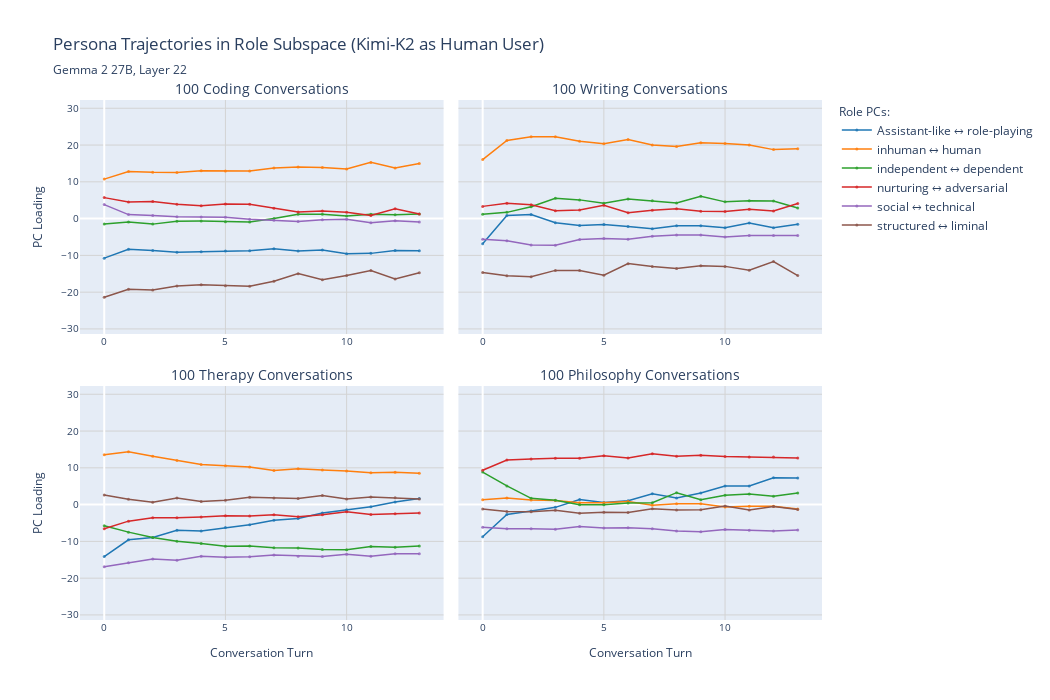

Here is the notebook cell this chart was saved with:
### Code cell
# Example usage (commented out):
role_domain_projs = {domain: pc_projection(instruct[domain][1::2], role_results, components) 
                     for domain in domains}
fig = plot_domain_subplots(role_domain_projs, 
                           f"Persona Trajectories in Role Subspace ({auditor_model.title()} as Human User)", 
                           role_pc_titles, 
                           space_type="role")
fig.show()
fig.write_html(f"{plot_output_dir}/domains_role.html")

### Figure 1 — Plotly figure (JSON) as saved in the notebook; plotly's stock layout.template omitted (floating-point values rounded to 4 significant figures)
{"data": [{"hovertemplate": "<b>%{fullData.name}</b><br>Turn: %{x}<br>Projection: %{y:.3f}<br><extra></extra>", "legendgroup": "Assistant-like ↔ role-playing", "line": {"color": "#1f77b4", "width": 1.5}, "marker": {"color": "#1f77b4", "opacity": 0.8, "size": 3}, "mode": "lines+markers", "name": "Assistant-like ↔ role-playing", "showlegend": true, "type": "scatter", "x": [0, 1, 2, 3, 4, 5, 6, 7, 8, 9, 10, 11, 12, 13], "xaxis": "x", "y": [-10.75, -8.34, -8.693, -9.115, -9.009, -8.833, -8.763, -8.176, -8.804, -8.552, -9.586, -9.455, -8.687, -8.761], "yaxis": "y"}, {"hovertemplate": "<b>%{fullData.name}</b><br>Turn: %{x}<br>Projection: %{y:.3f}<br><extra></extra>", "legendgroup": "inhuman ↔ human", "line": {"color": "#ff7f0e", "width": 1.5}, "marker": {"color": "#ff7f0e", "opacity": 0.8, "size": 3}, "mode": "lines+markers", "name": "inhuman ↔ human", "showlegend": true, "type": "scatter", "x": [0, 1, 2, 3, 4, 5, 6, 7, 8, 9, 10, 11, 12, 13], "xaxis": "x", "y": [10.74, 12.8, 12.58, 12.53, 13.03, 12.94, 12.94, 13.74, 14.0, 13.89, 13.48, 15.29, 13.77, 15.0], "yaxis": "y"}, {"hovertemplate": "<b>%{fullData.name}</b><br>Turn: %{x}<br>Projection: %{y:.3f}<br><extra></extra>", "legendgroup": "independent ↔ dependent", "line": {"color": "#2ca02c", "width": 1.5}, "marker": {"color": "#2ca02c", "opacity": 0.8, "size": 3}, "mode": "lines+markers", "name": "independent ↔ dependent", "showlegend": true, "type": "scatter", "x": [0, 1, 2, 3, 4, 5, 6, 7, 8, 9, 10, 11, 12, 13], "xaxis": "x", "y": [-1.484, -0.9517, -1.5, -0.7212, -0.6811, -0.8363, -0.8974, 0.006398, 1.191, 1.179, 0.6767, 1.154, 1.057, 1.243], "yaxis": "y"}, {"hovertemplate": "<b>%{fullData.name}</b><br>Turn: %{x}<br>Projection: %{y:.3f}<br><extra></extra>", "legendgroup": "nurturing ↔ adversarial", "line": {"color": "#d62728", "width": 1.5}, "marker": {"color": "#d62728", "opacity": 0.8, "size": 3}, "mode": "lines+markers", "name": "nurturing ↔ adversarial", "showlegend": true, "type": "scatter", "x": [0, 1, 2, 3, 4, 5, 6, 7, 8, 9, 10, 11, 12, 13], "xaxis": "x", "y": [5.705, 4.545, 4.639, 3.909, 3.505, 3.984, 3.87, 2.825, 1.82, 2.047, 1.747, 0.8705, 2.701, 1.247], "yaxis": "y"}, {"hovertemplate": "<b>%{fullData.name}</b><br>Turn: %{x}<br>Projection: %{y:.3f}<br><extra></extra>", "legendgroup": "social ↔ technical", "line": {"color": "#9467bd", "width": 1.5}, "marker": {"color": "#9467bd", "opacity": 0.8, "size": 3}, "mode": "lines+markers", "name": "social ↔ technical", "showlegend": true, "type": "scatter", "x": [0, 1, 2, 3, 4, 5, 6, 7, 8, 9, 10, 11, 12, 13], "xaxis": "x", "y": [3.814, 1.082, 0.8257, 0.4829, 0.4361, 0.3528, -0.1489, -0.4588, -0.8217, -0.3116, -0.1618, -1.15, -0.5623, -0.9093], "yaxis": "y"}, {"hovertemplate": "<b>%{fullData.name}</b><br>Turn: %{x}<br>Projection: %{y:.3f}<br><extra></extra>", "legendgroup": "structured ↔ liminal", "line": {"color": "#8c564b", "width": 1.5}, "marker": {"color": "#8c564b", "opacity": 0.8, "size": 3}, "mode": "lines+markers", "name": "structured ↔ liminal", "showlegend": true, "type": "scatter", "x": [0, 1, 2, 3, 4, 5, 6, 7, 8, 9, 10, 11, 12, 13], "xaxis": "x", "y": [-21.38, -19.21, -19.4, -18.34, -18.0, -18.24, -18.41, -17.02, -14.96, -16.62, -15.49, -14.11, -16.39, -14.72], "yaxis": "y"}, {"hovertemplate": "<b>%{fullData.name}</b><br>Turn: %{x}<br>Projection: %{y:.3f}<br><extra></extra>", "legendgroup": "Assistant-like ↔ role-playing", "line": {"color": "#1f77b4", "width": 1.5}, "marker": {"color": "#1f77b4", "opacity": 0.8, "size": 3}, "mode": "lines+markers", "name": "Assistant-like ↔ role-playing", "showlegend": false, "type": "scatter", "x": [0, 1, 2, 3, 4, 5, 6, 7, 8, 9, 10, 11, 12, 13], "xaxis": "x2", "y": [-6.85, 0.8185, 1.114, -1.117, -1.846, -1.62, -2.142, -2.732, -1.962, -1.913, -2.462, -1.196, -2.484, -1.522], "yaxis": "y2"}, {"hovertemplate": "<b>%{fullData.name}</b><br>Turn: %{x}<br>Projection: %{y:.3f}<br><extra></extra>", "legendgroup": "inhuman ↔ human", "line": {"color": "#ff7f0e", "width": 1.5}, "marker": {"color": "#ff7f0e", "opacity": 0.8, "size": 3}, "mode": "lines+markers", "name": "inhuman ↔ human", "showlegend": false, "type": "scatter", "x": [0, 1, 2, 3, 4, 5, 6, 7, 8, 9, 10, 11, 12, 13], "xaxis": "x2", "y": [16.06, 21.25, 22.23, 22.25, 21.04, 20.37, 21.51, 20.03, 19.58, 20.6, 20.4, 20.0, 18.75, 18.97], "yaxis": "y2"}, {"hovertemplate": "<b>%{fullData.name}</b><br>Turn: %{x}<br>Projection: %{y:.3f}<br><extra></extra>", "legendgroup": "independent ↔ dependent", "line": {"color": "#2ca02c", "width": 1.5}, "marker": {"color": "#2ca02c", "opacity": 0.8, "size": 3}, "mode": "lines+markers", "name": "independent ↔ dependent", "showlegend": false, "type": "scatter", "x": [0, 1, 2, 3, 4, 5, 6, 7, 8, 9, 10, 11, 12, 13], "xaxis": "x2", "y": [1.186, 1.696, 3.237, 5.53, 5.089, 4.17, 5.332, 4.861, 4.224, 6.083, 4.55, 4.882, 4.793, 2.904], "yaxis": "y2"}, {"hovertemplate": "<b>%{fullData.name}</b><br>Turn: %{x}<br>Projection: %{y:.3f}<br><extra></extra>", "legendgroup": "nurturing ↔ adversarial", "line": {"color": "#d62728", "width": 1.5}, "marker": {"color": "#d62728", "opacity": 0.8, "size": 3}, "mode": "lines+markers", "name": "nurturing ↔ adversarial", "showlegend": false, "type": "scatter", "x": [0, 1, 2, 3, 4, 5, 6, 7, 8, 9, 10, 11, 12, 13], "xaxis": "x2", "y": [3.322, 4.181, 3.745, 2.12, 2.308, 3.602, 1.575, 2.292, 2.692, 2.011, 1.924, 2.565, 2.078, 4.102], "yaxis": "y2"}, {"hovertemplate": "<b>%{fullData.name}</b><br>Turn: %{x}<br>Projection: %{y:.3f}<br><extra></extra>", "legendgroup": "social ↔ technical", "line": {"color": "#9467bd", "width": 1.5}, "marker": {"color": "#9467bd", "opacity": 0.8, "size": 3}, "mode": "lines+markers", "name": "social ↔ technical", "showlegend": false, "type": "scatter", "x": [0, 1, 2, 3, 4, 5, 6, 7, 8, 9, 10, 11, 12, 13], "xaxis": "x2", "y": [-5.627, -6.031, -7.198, -7.271, -5.693, -5.381, -5.588, -4.782, -4.486, -4.483, -4.971, -4.597, -4.588, -4.577], "yaxis": "y2"}, {"hovertemplate": "<b>%{fullData.name}</b><br>Turn: %{x}<br>Projection: %{y:.3f}<br><extra></extra>", "legendgroup": "structured ↔ liminal", "line": {"color": "#8c564b", "width": 1.5}, "marker": {"color": "#8c564b", "opacity": 0.8, "size": 3}, "mode": "lines+markers", "name": "structured ↔ liminal", "showlegend": false, "type": "scatter", "x": [0, 1, 2, 3, 4, 5, 6, 7, 8, 9, 10, 11, 12, 13], "xaxis": "x2", "y": [-14.66, -15.52, -15.78, -14.08, -14.12, -15.38, -12.24, -13.05, -13.56, -12.82, -12.99, -14.02, -11.67, -15.49], "yaxis": "y2"}, {"hovertemplate": "<b>%{fullData.name}</b><br>Turn: %{x}<br>Projection: %{y:.3f}<br><extra></extra>", "legendgroup": "Assistant-like ↔ role-playing", "line": {"color": "#1f77b4", "width": 1.5}, "marker": {"color": "#1f77b4", "opacity": 0.8, "size": 3}, "mode": "lines+markers", "name": "Assistant-like ↔ role-playing", "showlegend": false, "type": "scatter", "x": [0, 1, 2, 3, 4, 5, 6, 7, 8, 9, 10, 11, 12, 13], "xaxis": "x3", "y": [-14.12, -9.57, -8.917, -6.978, -7.152, -6.228, -5.499, -4.268, -3.757, -2.292, -1.433, -0.6042, 0.7216, 1.63], "yaxis": "y3"}, {"hovertemplate": "<b>%{fullData.name}</b><br>Turn: %{x}<br>Projection: %{y:.3f}<br><extra></extra>", "legendgroup": "inhuman ↔ human", "line": {"color": "#ff7f0e", "width": 1.5}, "marker": {"color": "#ff7f0e", "opacity": 0.8, "size": 3}, "mode": "lines+markers", "name": "inhuman ↔ human", "showlegend": false, "type": "scatter", "x": [0, 1, 2, 3, 4, 5, 6, 7, 8, 9, 10, 11, 12, 13], "xaxis": "x3", "y": [13.54, 14.36, 13.18, 12.01, 10.94, 10.56, 10.22, 9.271, 9.719, 9.399, 9.153, 8.628, 8.819, 8.542], "yaxis": "y3"}, {"hovertemplate": "<b>%{fullData.name}</b><br>Turn: %{x}<br>Projection: %{y:.3f}<br><extra></extra>", "legendgroup": "independent ↔ dependent", "line": {"color": "#2ca02c", "width": 1.5}, "marker": {"color": "#2ca02c", "opacity": 0.8, "size": 3}, "mode": "lines+markers", "name": "independent ↔ dependent", "showlegend": false, "type": "scatter", "x": [0, 1, 2, 3, 4, 5, 6, 7, 8, 9, 10, 11, 12, 13], "xaxis": "x3", "y": [-5.725, -7.489, -8.943, -9.968, -10.59, -11.34, -11.28, -11.72, -11.83, -12.19, -12.26, -11.41, -11.6, -11.27], "yaxis": "y3"}, {"hovertemplate": "<b>%{fullData.name}</b><br>Turn: %{x}<br>Projection: %{y:.3f}<br><extra></extra>", "legendgroup": "nurturing ↔ adversarial", "line": {"color": "#d62728", "width": 1.5}, "marker": {"color": "#d62728", "opacity": 0.8, "size": 3}, "mode": "lines+markers", "name": "nurturing ↔ adversarial", "showlegend": false, "type": "scatter", "x": [0, 1, 2, 3, 4, 5, 6, 7, 8, 9, 10, 11, 12, 13], "xaxis": "x3", "y": [-6.587, -4.497, -3.583, -3.598, -3.37, -3.002, -3.092, -2.765, -3.294, -2.784, -1.928, -2.668, -2.502, -2.297], "yaxis": "y3"}, {"hovertemplate": "<b>%{fullData.name}</b><br>Turn: %{x}<br>Projection: %{y:.3f}<br><extra></extra>", "legendgroup": "social ↔ technical", "line": {"color": "#9467bd", "width": 1.5}, "marker": {"color": "#9467bd", "opacity": 0.8, "size": 3}, "mode": "lines+markers", "name": "social ↔ technical", "showlegend": false, "type": "scatter", "x": [0, 1, 2, 3, 4, 5, 6, 7, 8, 9, 10, 11, 12, 13], "xaxis": "x3", "y": [-16.9, -15.79, -14.79, -15.12, -14.06, -14.35, -14.19, -13.73, -14.02, -14.12, -13.47, -14.06, -13.34, -13.37], "yaxis": "y3"}, {"hovertemplate": "<b>%{fullData.name}</b><br>Turn: %{x}<br>Projection: %{y:.3f}<br><extra></extra>", "legendgroup": "structured ↔ liminal", "line": {"color": "#8c564b", "width": 1.5}, "marker": {"color": "#8c564b", "opacity": 0.8, "size": 3}, "mode": "lines+markers", "name": "structured ↔ liminal", "showlegend": false, "type": "scatter", "x": [0, 1, 2, 3, 4, 5, 6, 7, 8, 9, 10, 11, 12, 13], "xaxis": "x3", "y": [2.596, 1.486, 0.6201, 1.765, 0.8536, 1.165, 2.011, 1.824, 1.692, 2.465, 1.533, 2.033, 1.829, 1.557], "yaxis": "y3"}, {"hovertemplate": "<b>%{fullData.name}</b><br>Turn: %{x}<br>Projection: %{y:.3f}<br><extra></extra>", "legendgroup": "Assistant-like ↔ role-playing", "line": {"color": "#1f77b4", "width": 1.5}, "marker": {"color": "#1f77b4", "opacity": 0.8, "size": 3}, "mode": "lines+markers", "name": "Assistant-like ↔ role-playing", "showlegend": false, "type": "scatter", "x": [0, 1, 2, 3, 4, 5, 6, 7, 8, 9, 10, 11, 12, 13], "xaxis": "x4", "y": [-8.724, -2.697, -1.714, -0.7503, 1.371, 0.59, 1.068, 2.937, 1.792, 3.131, 5.029, 5.085, 7.284, 7.244], "yaxis": "y4"}, {"hovertemplate": "<b>%{fullData.name}</b><br>Turn: %{x}<br>Projection: %{y:.3f}<br><extra></extra>", "legendgroup": "inhuman ↔ human", "line": {"color": "#ff7f0e", "width": 1.5}, "marker": {"color": "#ff7f0e", "opacity": 0.8, "size": 3}, "mode": "lines+markers", "name": "inhuman ↔ human", "showlegend": false, "type": "scatter", "x": [0, 1, 2, 3, 4, 5, 6, 7, 8, 9, 10, 11, 12, 13], "xaxis": "x4", "y": [1.33, 1.778, 1.236, 1.125, 0.5145, 0.5094, 0.8172, -0.1848, 0.2151, 0.2238, -0.65, -0.4292, -0.4395, -1.194], "yaxis": "y4"}, {"hovertemplate": "<b>%{fullData.name}</b><br>Turn: %{x}<br>Projection: %{y:.3f}<br><extra></extra>", "legendgroup": "independent ↔ dependent", "line": {"color": "#2ca02c", "width": 1.5}, "marker": {"color": "#2ca02c", "opacity": 0.8, "size": 3}, "mode": "lines+markers", "name": "independent ↔ dependent", "showlegend": false, "type": "scatter", "x": [0, 1, 2, 3, 4, 5, 6, 7, 8, 9, 10, 11, 12, 13], "xaxis": "x4", "y": [8.832, 5.086, 1.698, 1.206, -0.03323, -0.01987, 0.4271, 0.5099, 3.245, 1.316, 2.54, 2.906, 2.304, 3.172], "yaxis": "y4"}, {"hovertemplate": "<b>%{fullData.name}</b><br>Turn: %{x}<br>Projection: %{y:.3f}<br><extra></extra>", "legendgroup": "nurturing ↔ adversarial", "line": {"color": "#d62728", "width": 1.5}, "marker": {"color": "#d62728", "opacity": 0.8, "size": 3}, "mode": "lines+markers", "name": "nurturing ↔ adversarial", "showlegend": false, "type": "scatter", "x": [0, 1, 2, 3, 4, 5, 6, 7, 8, 9, 10, 11, 12, 13], "xaxis": "x4", "y": [9.332, 12.1, 12.4, 12.61, 12.59, 13.28, 12.67, 13.83, 13.11, 13.41, 13.07, 12.96, 12.93, 12.69], "yaxis": "y4"}, {"hovertemplate": "<b>%{fullData.name}</b><br>Turn: %{x}<br>Projection: %{y:.3f}<br><extra></extra>", "legendgroup": "social ↔ technical", "line": {"color": "#9467bd", "width": 1.5}, "marker": {"color": "#9467bd", "opacity": 0.8, "size": 3}, "mode": "lines+markers", "name": "social ↔ technical", "showlegend": false, "type": "scatter", "x": [0, 1, 2, 3, 4, 5, 6, 7, 8, 9, 10, 11, 12, 13], "xaxis": "x4", "y": [-6.151, -6.534, -6.578, -6.703, -5.976, -6.364, -6.292, -6.582, -7.186, -7.38, -6.757, -7.0, -7.154, -6.926], "yaxis": "y4"}, {"hovertemplate": "<b>%{fullData.name}</b><br>Turn: %{x}<br>Projection: %{y:.3f}<br><extra></extra>", "legendgroup": "structured ↔ liminal", "line": {"color": "#8c564b", "width": 1.5}, "marker": {"color": "#8c564b", "opacity": 0.8, "size": 3}, "mode": "lines+markers", "name": "structured ↔ liminal", "showlegend": false, "type": "scatter", "x": [0, 1, 2, 3, 4, 5, 6, 7, 8, 9, 10, 11, 12, 13], "xaxis": "x4", "y": [-1.168, -1.865, -1.937, -1.515, -2.368, -2.056, -2.134, -1.117, -1.495, -1.404, -0.408, -1.49, -0.542, -1.301], "yaxis": "y4"}], "layout": {"annotations": [{"font": {"size": 14}, "showarrow": false, "text": "100 Coding Conversations", "x": 0.245, "xanchor": "center", "xref": "paper", "y": 1, "yanchor": "bottom", "yref": "paper"}, {"font": {"size": 14}, "showarrow": false, "text": "100 Writing Conversations", "x": 0.755, "xanchor": "center", "xref": "paper", "y": 1, "yanchor": "bottom", "yref": "paper"}, {"font": {"size": 14}, "showarrow": false, "text": "100 Therapy Conversations", "x": 0.245, "xanchor": "center", "xref": "paper", "y": 0.45, "yanchor": "bottom", "yref": "paper"}, {"font": {"size": 14}, "showarrow": false, "text": "100 Philosophy Conversations", "x": 0.755, "xanchor": "center", "xref": "paper", "y": 0.45, "yanchor": "bottom", "yref": "paper"}], "height": 700, "legend": {"groupclick": "toggleitem", "title": {"font": {"size": 12}, "text": "Role PCs:"}, "traceorder": "normal", "x": 1.02, "xanchor": "left", "y": 1, "yanchor": "top"}, "showlegend": true, "title": {"subtitle": {"text": "Gemma 2 27B, Layer 22"}, "text": "Persona Trajectories in Role Subspace (Kimi-K2 as Human User)"}, "width": 1050, "xaxis": {"anchor": "y", "domain": [0, 0.49], "gridcolor": "lightgray", "gridwidth": 1, "range": [-1, 14], "showgrid": true, "tickfont": {"size": 10}, "zeroline": true}, "xaxis2": {"anchor": "y2", "domain": [0.51, 1], "gridcolor": "lightgray", "gridwidth": 1, "range": [-1, 14], "showgrid": true, "tickfont": {"size": 10}, "zeroline": true}, "xaxis3": {"anchor": "y3", "domain": [0, 0.49], "gridcolor": "lightgray", "gridwidth": 1, "range": [-1, 14], "showgrid": true, "tickfont": {"size": 10}, "title": {"font": {"size": 12}, "text": "Conversation Turn"}, "zeroline": true}, "xaxis4": {"anchor": "y4", "domain": [0.51, 1], "gridcolor": "lightgray", "gridwidth": 1, "range": [-1, 14], "showgrid": true, "tickfont": {"size": 10}, "title": {"font": {"size": 12}, "text": "Conversation Turn"}, "zeroline": true}, "yaxis": {"anchor": "x", "domain": [0.55, 1], "gridcolor": "lightgray", "gridwidth": 1, "range": [-31.38, 32.25], "showgrid": true, "tickfont": {"size": 10}, "title": {"font": {"size": 12}, "text": "PC Loading"}, "zeroline": true}, "yaxis2": {"anchor": "x2", "domain": [0.55, 1], "gridcolor": "lightgray", "gridwidth": 1, "range": [-31.38, 32.25], "showgrid": true, "showticklabels": false, "tickfont": {"size": 10}, "zeroline": true}, "yaxis3": {"anchor": "x3", "domain": [0, 0.45], "gridcolor": "lightgray", "gridwidth": 1, "range": [-31.38, 32.25], "showgrid": true, "tickfont": {"size": 10}, "title": {"font": {"size": 12}, "text": "PC Loading"}, "zeroline": true}, "yaxis4": {"anchor": "x4", "domain": [0, 0.45], "gridcolor": "lightgray", "gridwidth": 1, "range": [-31.38, 32.25], "showgrid": true, "showticklabels": false, "tickfont": {"size": 10}, "zeroline": true}}}
